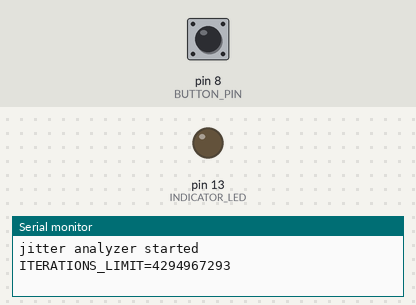
The sketch below on a simulated Arduino Uno, built with avr-gcc and run on an emulated ATmega328P. On the bench: output pins drawn as LEDs (lit = HIGH), the last lines printed to the serial monitor. Dashed ring = blinking. Inputs (shaded band) come from the test bench; at power-on: pin 8 (BUTTON_PIN) HIGH.

Above: at 1.2 s.
1.3 s: pin 8 (BUTTON_PIN) pulled LOW for 0.15 s
At 1.5 s:
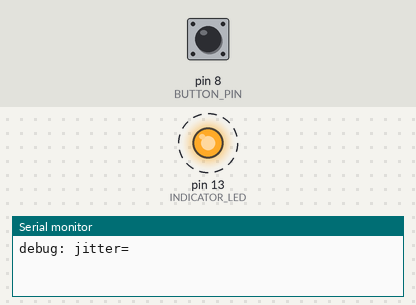
3.0 s: pin 8 (BUTTON_PIN) pulled LOW for 3.2 s
At 6.25 s:
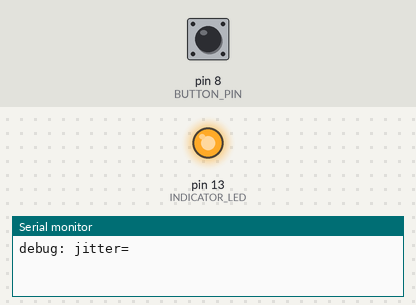
Timing chart, 0 to 7.8 s (numbered marks = the images above; inputs shaded):
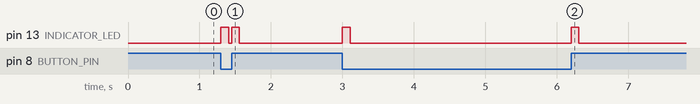

Measured:
- after the input at 1.3 s, pin 13 (INDICATOR_LED): alternates HIGH for 0.11 s and LOW for 0.04 s, 4 changes in all, then stays LOW, starting at once
- after the input at 3.0 s, pin 13 (INDICATOR_LED): alternates HIGH for 0.11 s and LOW for 3.1 s, 4 changes in all, then stays LOW, starting at once

The sketch:

BounceAnalyzer.ino
```cpp
// (licence header left out)
/**
 * This is a jitter analyzator for buttons or switches.
 * Attach a button to test to BUTTON_PIN, press and get its jitter behaviour analyzed.
 *
 * Records bouncing of buttons/switches from the perspective of the microcontroller and prints the result to Serial (57600 Baud).
 * Button-down and button-up are measured independently of each other since press and release behaviour will be different in most cases.
 * There are also buttons with no bouncing at all, the worst was 95ms from a simple push buttons being pressed slow and soft.
 *
 * For a more detailed analysis of jitter and debouncing see http://www.ganssle.com/debouncing.pdf
 *
 * Libraries required:<ul>
 * <li>Streaming by Mikal Hart</li>
 * </ul>
 *
 * @author <a href="makerMcl@clauss.pro">Matthias Clau&szlig</a>
 */
#define BUTTON_PIN    8
#define BUTTON_ACTIVESTATE LOW
#define INDICATOR_LED 13

#define SHOWJITTER    // activate debug output
#include <Streaming.h>

/** millis for jitter, should be greater than jitter but lower than minimal user button press */
#define JITTER_THRESHOLD 100

const unsigned long ITERATIONS_LIMIT=4294967293; // 2^32-3

void setup() {
  // put your setup code here, to run once:
  pinMode(BUTTON_PIN, INPUT_PULLUP);
  pinMode(INDICATOR_LED, OUTPUT);
  Serial.begin(57600);
  Serial << "jitter analyzer started" << endl;
  Serial << "ITERATIONS_LIMIT=" <<ITERATIONS_LIMIT << endl;
}

unsigned long startTime=0;                // when first button press detected
unsigned long lastEndTime;                // last detected input pin's state change
word jitterCount=0;              // detected state changes
word measureIterations=0;        // measurement iterations for last button state change
int lastButtonLevel=!BUTTON_ACTIVESTATE;
int lastJitterLevel=lastButtonLevel;

void loop() {
  // take a probe from input pin. Note: anything could have happened at the pin since last iteration
  const unsigned long now=millis(); // TODO try static and see mem difference? 4470 / 574 -> 4530 / 586; approx. 26kHz
  const int inputState=digitalRead(BUTTON_PIN);
  // something changed in input state?
  if (inputState!=lastButtonLevel && (0==startTime)) {
    // measure sequence starting
    if (startTime>0) {
      #ifdef SHOWJITTER
      Serial.println();
      #endif
      Serial << "WARN:  measure aborted, hold/release button for at least " << JITTER_THRESHOLD << " milliseconds" << endl;
    }
    // starting measure sequence
    startTime=now;
    lastEndTime=now;
    measureIterations=0; // to ignore wait time without any activity
    lastButtonLevel=inputState;
    jitterCount=0;
    lastJitterLevel=inputState;
    digitalWrite(INDICATOR_LED, HIGH);
    #ifdef SHOWJITTER
    Serial << "debug: jitter=";
    #endif
  } else if (inputState!=lastJitterLevel) {
    // detected input state change in measure period -> jitter
    lastEndTime=now;
    ++jitterCount;
    #ifdef SHOWJITTER
    Serial << inputState; // for DEBUG: show every detected change at input pin
    #endif
    lastJitterLevel=inputState;
  }
  ++measureIterations;

  const unsigned long elapsedTime=(now-lastEndTime); // sell memory for time
  if (((startTime>0) && (elapsedTime>JITTER_THRESHOLD)) || (measureIterations>ITERATIONS_LIMIT)) {
    #ifdef SHOWJITTER
    Serial.println();
    #endif
    if (inputState!=lastButtonLevel) {
      //sprintf(data, "WARN: unexpected level at sequence end: inputLevel=%d, lastButtonLevel=%d, deltaTime=%d, measureIterations=%d   (%d)", inputState, lastButtonLevel, elapsedTime, measureIterations);
      Serial << "WARN:  unexpected level at sequence end: inputLevel=" << inputState << ", lastButtonLevel=" << lastButtonLevel << ", deltaTime=" << elapsedTime << ", measureIterations=" << measureIterations << endl;
    }
    // end measure sequence
    Serial << "INFO:  Button state change: newState=" << lastButtonLevel << ", jitterCount=" << jitterCount << ", sampleCount=" << measureIterations <<
          " (" << _FLOAT((float)measureIterations/((lastEndTime-startTime)), 3) << " kHz), jitterDuration[ms]=" << (lastEndTime-startTime) << endl;

    // now wait for the next sequence
    startTime=0; jitterCount=0; measureIterations=0;
    digitalWrite(INDICATOR_LED, LOW);
  }
}
```
